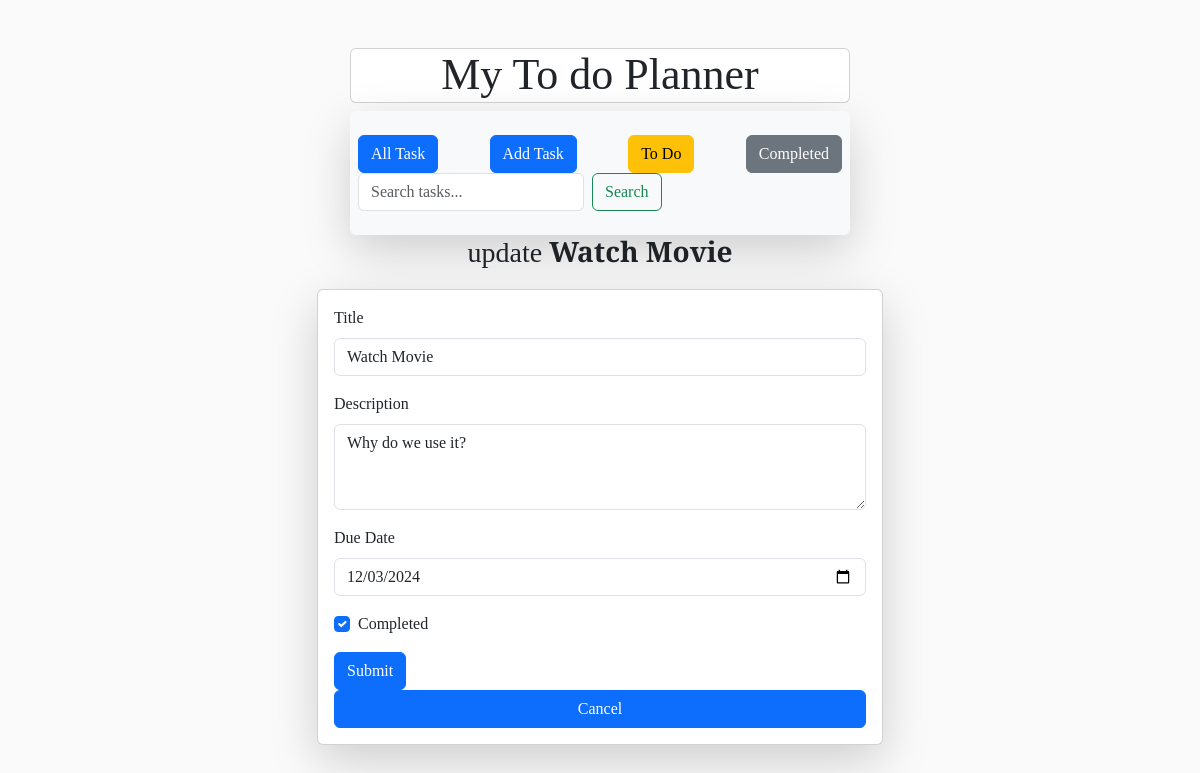
Screenshot of /update2/2/ with the database file from the repository.
### Task/models.py (models this page shows)
class Task(models.Model):
    title = models.CharField(max_length=50)
    description = models.TextField()
    completed = models.BooleanField(default=False)
    date_due = models.DateField()
    def __str__(self):
        return self.title

### Task/views.py (the view, shortened to what this page needs)
# urls.py: path('update2/<pk>/',views.update2,name='update2'),
def update2(request,pk):
    task = Task.objects.get(id=pk)
    return render (request,'update2.html',{'task':task})

### Task/templates/update2.html (shortened to what this page needs)
{% extends "base.html" %}
{% block content %}
<h3 class="text-center">update <span style="font-weight:bold">{{task}}</span></h3>
<div class="container my-3 p-1">
    <div class="col-12 col-md-6 mx-auto p-3 card shadow-lg">
        <form method="POST">
            <div class="mb-3">
              <label for="title" class="form-label">Title</label>
              <input type="text" class="form-control" id="title" name="title" value="{{ task.title }}" required >
            </div>
            <div class="mb-3">
                <label for="exampleFormControlTextarea1" class="form-label">Description</label>
                <textarea class="form-control" name="description" rows="3">{{ task.description }}</textarea>
            </div>
            <div class="mb-3">
                <label for="title" class="form-label">Due Date</label>
                <input type="date" class="form-control" id="due_date" name="due_date" value="{{ task.date_due|date:'Y-m-d' }}" required >
              </div>
            <div class="mb-3 form-check">
              <input type="checkbox" class="form-check-input" id="exampleCheck1" name="completed" {% if task.completed %}checked{% endif %}>
              <label class="form-check-label" for="exampleCheck1">Completed</label>
            </div>
            <button type="submit" class="btn btn-primary">Submit</button>
          </form>
          <a href="{% url 'home' %} " class="btn btn-primary">Cancel</a>
    </div>
</div>
{% endblock content %}

### Task/templates/base.html (style rules this page uses)
* { padding: 0; margin: 0; box-sizing: border-box; font-family: "Playfair Display", serif; }
body { background:#fafafa; }

### rows the page displays
Task: title "Watch Movie", description "Why do we use it?", due_date "12/03/2024", completed "☑"
